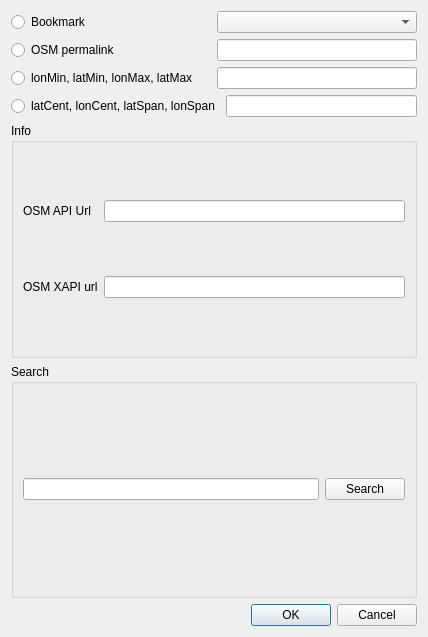
<ui version="4.0" >
 <class>GotoDialog</class>
 <widget class="QDialog" name="GotoDialog" >
  <property name="geometry" >
   <rect>
    <x>0</x>
    <y>0</y>
    <width>426</width>
    <height>637</height>
   </rect>
  </property>
  <property name="windowTitle" >
   <string>Go To</string>
  </property>
  <layout class="QVBoxLayout" name="verticalLayout" >
   <item>
    <layout class="QHBoxLayout" name="horizontalLayout_4" >
     <item>
      <widget class="QRadioButton" name="rbBookmark" >
       <property name="minimumSize" >
        <size>
         <width>200</width>
         <height>0</height>
        </size>
       </property>
       <property name="text" >
        <string>Bookmark</string>
       </property>
      </widget>
     </item>
     <item>
      <widget class="QComboBox" name="coordBookmark" >
       <property name="sizePolicy" >
        <sizepolicy vsizetype="Fixed" hsizetype="Expanding" >
         <horstretch>0</horstretch>
         <verstretch>0</verstretch>
        </sizepolicy>
       </property>
       <property name="minimumSize" >
        <size>
         <width>200</width>
         <height>0</height>
        </size>
       </property>
      </widget>
     </item>
    </layout>
   </item>
   <item>
    <layout class="QHBoxLayout" name="horizontalLayout_2" >
     <item>
      <widget class="QRadioButton" name="rbOSM" >
       <property name="minimumSize" >
        <size>
         <width>200</width>
         <height>0</height>
        </size>
       </property>
       <property name="text" >
        <string>OSM permalink</string>
       </property>
      </widget>
     </item>
     <item>
      <widget class="QLineEdit" name="coordOSM" >
       <property name="sizePolicy" >
        <sizepolicy vsizetype="Fixed" hsizetype="Expanding" >
         <horstretch>0</horstretch>
         <verstretch>0</verstretch>
        </sizepolicy>
       </property>
      </widget>
     </item>
    </layout>
   </item>
   <item>
    <layout class="QHBoxLayout" name="horizontalLayout_3" >
     <item>
      <widget class="QRadioButton" name="rbCoord" >
       <property name="minimumSize" >
        <size>
         <width>200</width>
         <height>0</height>
        </size>
       </property>
       <property name="text" >
        <string>lonMin, latMin, lonMax, latMax</string>
       </property>
      </widget>
     </item>
     <item>
      <widget class="QLineEdit" name="coordCoord" >
       <property name="sizePolicy" >
        <sizepolicy vsizetype="Fixed" hsizetype="Expanding" >
         <horstretch>0</horstretch>
         <verstretch>0</verstretch>
        </sizepolicy>
       </property>
      </widget>
     </item>
    </layout>
   </item>
   <item>
    <layout class="QHBoxLayout" name="horizontalLayout" >
     <item>
      <widget class="QRadioButton" name="rbSpan" >
       <property name="minimumSize" >
        <size>
         <width>200</width>
         <height>0</height>
        </size>
       </property>
       <property name="text" >
        <string>latCent, lonCent, latSpan, lonSpan</string>
       </property>
      </widget>
     </item>
     <item>
      <widget class="QLineEdit" name="coordSpan" >
       <property name="sizePolicy" >
        <sizepolicy vsizetype="Fixed" hsizetype="Expanding" >
         <horstretch>0</horstretch>
         <verstretch>0</verstretch>
        </sizepolicy>
       </property>
      </widget>
     </item>
    </layout>
   </item>
   <item>
    <widget class="QGroupBox" name="groupBox" >
     <property name="title" >
      <string>Info</string>
     </property>
     <layout class="QVBoxLayout" name="verticalLayout_2" >
      <item>
       <layout class="QHBoxLayout" name="horizontalLayout_5" >
        <item>
         <widget class="QLabel" name="label" >
          <property name="minimumSize" >
           <size>
            <width>75</width>
            <height>0</height>
           </size>
          </property>
          <property name="text" >
           <string>OSM API Url</string>
          </property>
         </widget>
        </item>
        <item>
         <widget class="QLineEdit" name="coordOsmApi" >
          <property name="enabled" >
           <bool>true</bool>
          </property>
          <property name="readOnly" >
           <bool>true</bool>
          </property>
         </widget>
        </item>
       </layout>
      </item>
      <item>
       <layout class="QHBoxLayout" name="horizontalLayout_6" >
        <item>
         <widget class="QLabel" name="label_2" >
          <property name="minimumSize" >
           <size>
            <width>75</width>
            <height>0</height>
           </size>
          </property>
          <property name="text" >
           <string>OSM XAPI url</string>
          </property>
         </widget>
        </item>
        <item>
         <widget class="QLineEdit" name="coordOsmXApi" >
          <property name="enabled" >
           <bool>true</bool>
          </property>
          <property name="readOnly" >
           <bool>true</bool>
          </property>
         </widget>
        </item>
       </layout>
      </item>
     </layout>
    </widget>
   </item>
   <item>
    <widget class="QGroupBox" name="searchBox" >
     <property name="title" >
      <string>Search</string>
     </property>
     <layout class="QVBoxLayout" name="verticalLayout_3" >
      <item>
       <layout class="QVBoxLayout" name="verticalLayout_4" >
        <item>
         <layout class="QHBoxLayout" name="horizontalLayout_7" >
          <item>
           <widget class="QLineEdit" name="NameFinderEdit" />
          </item>
          <item>
           <widget class="QPushButton" name="searchButton" >
            <property name="text" >
             <string>Search</string>
            </property>
           </widget>
          </item>
         </layout>
        </item>
       </layout>
      </item>
     </layout>
    </widget>
   </item>
   <item>
    <widget class="QDialogButtonBox" name="buttonBox" >
     <property name="orientation" >
      <enum>Qt::Horizontal</enum>
     </property>
     <property name="standardButtons" >
      <set>QDialogButtonBox::Cancel|QDialogButtonBox::Ok</set>
     </property>
    </widget>
   </item>
  </layout>
 </widget>
 <resources/>
 <connections>
  <connection>
   <sender>buttonBox</sender>
   <signal>rejected()</signal>
   <receiver>GotoDialog</receiver>
   <slot>reject()</slot>
   <hints>
    <hint type="sourcelabel" >
     <x>223</x>
     <y>151</y>
    </hint>
    <hint type="destinationlabel" >
     <x>266</x>
     <y>108</y>
    </hint>
   </hints>
  </connection>
  <connection>
   <sender>coordSpan</sender>
   <signal>textEdited(QString)</signal>
   <receiver>rbSpan</receiver>
   <slot>toggle()</slot>
   <hints>
    <hint type="sourcelabel" >
     <x>240</x>
     <y>98</y>
    </hint>
    <hint type="destinationlabel" >
     <x>101</x>
     <y>106</y>
    </hint>
   </hints>
  </connection>
  <connection>
   <sender>coordCoord</sender>
   <signal>textEdited(QString)</signal>
   <receiver>rbCoord</receiver>
   <slot>toggle()</slot>
   <hints>
    <hint type="sourcelabel" >
     <x>259</x>
     <y>72</y>
    </hint>
    <hint type="destinationlabel" >
     <x>117</x>
     <y>79</y>
    </hint>
   </hints>
  </connection>
  <connection>
   <sender>coordOSM</sender>
   <signal>textEdited(QString)</signal>
   <receiver>rbOSM</receiver>
   <slot>toggle()</slot>
   <hints>
    <hint type="sourcelabel" >
     <x>238</x>
     <y>44</y>
    </hint>
    <hint type="destinationlabel" >
     <x>111</x>
     <y>48</y>
    </hint>
   </hints>
  </connection>
  <connection>
   <sender>coordBookmark</sender>
   <signal>activated(int)</signal>
   <receiver>rbBookmark</receiver>
   <slot>toggle()</slot>
   <hints>
    <hint type="sourcelabel" >
     <x>263</x>
     <y>21</y>
    </hint>
    <hint type="destinationlabel" >
     <x>89</x>
     <y>23</y>
    </hint>
   </hints>
  </connection>
  <connection>
   <sender>coordBookmark</sender>
   <signal>highlighted(int)</signal>
   <receiver>rbBookmark</receiver>
   <slot>toggle()</slot>
   <hints>
    <hint type="sourcelabel" >
     <x>290</x>
     <y>14</y>
    </hint>
    <hint type="destinationlabel" >
     <x>137</x>
     <y>19</y>
    </hint>
   </hints>
  </connection>
 </connections>
</ui>
